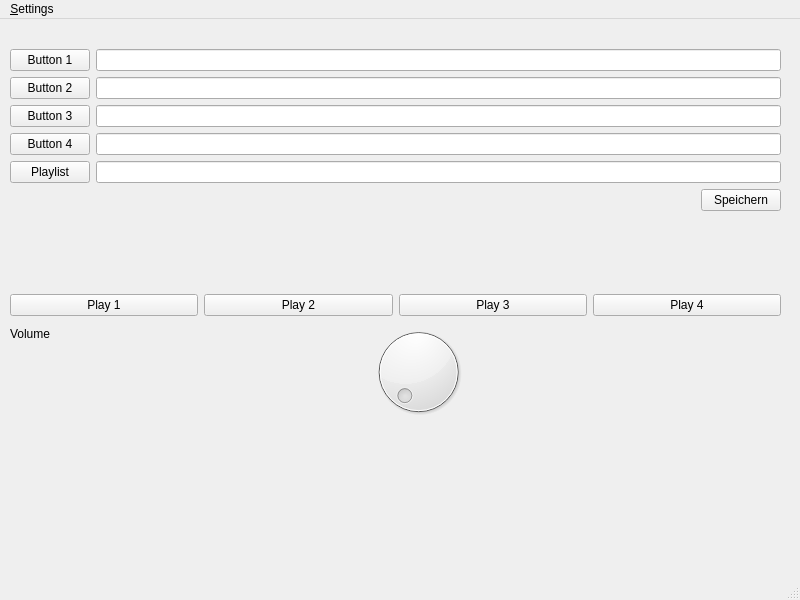
<?xml version="1.0" encoding="UTF-8"?>
<ui version="4.0">
 <class>MainWindow</class>
 <widget class="QMainWindow" name="MainWindow">
  <property name="geometry">
   <rect>
    <x>0</x>
    <y>0</y>
    <width>800</width>
    <height>600</height>
   </rect>
  </property>
  <property name="windowTitle">
   <string>Nippelboard</string>
  </property>
  <widget class="QWidget" name="centralwidget">
   <widget class="QWidget" name="verticalLayoutWidget">
    <property name="geometry">
     <rect>
      <x>10</x>
      <y>30</y>
      <width>771</width>
      <height>511</height>
     </rect>
    </property>
    <layout class="QVBoxLayout" name="verticalLayout">
     <item>
      <layout class="QFormLayout" name="formLayout">
       <property name="fieldGrowthPolicy">
        <enum>QFormLayout::AllNonFixedFieldsGrow</enum>
       </property>
       <item row="0" column="0">
        <widget class="QPushButton" name="pushButton">
         <property name="text">
          <string>Button 1</string>
         </property>
        </widget>
       </item>
       <item row="0" column="1">
        <widget class="QLineEdit" name="lineEdit"/>
       </item>
       <item row="1" column="0">
        <widget class="QPushButton" name="pushButton_2">
         <property name="text">
          <string>Button 2</string>
         </property>
        </widget>
       </item>
       <item row="1" column="1">
        <widget class="QLineEdit" name="lineEdit_2"/>
       </item>
       <item row="2" column="0">
        <widget class="QPushButton" name="pushButton_3">
         <property name="text">
          <string>Button 3</string>
         </property>
        </widget>
       </item>
       <item row="2" column="1">
        <widget class="QLineEdit" name="lineEdit_3"/>
       </item>
       <item row="3" column="0">
        <widget class="QPushButton" name="pushButton_4">
         <property name="text">
          <string>Button 4</string>
         </property>
        </widget>
       </item>
       <item row="3" column="1">
        <widget class="QLineEdit" name="lineEdit_4"/>
       </item>
       <item row="4" column="0">
        <widget class="QPushButton" name="playlistButton">
         <property name="text">
          <string>Playlist</string>
         </property>
        </widget>
       </item>
       <item row="4" column="1">
        <widget class="QLineEdit" name="playlistEdit"/>
       </item>
       <item row="5" column="1">
        <layout class="QGridLayout" name="gridLayout">
         <item row="1" column="1">
          <spacer name="horizontalSpacer">
           <property name="orientation">
            <enum>Qt::Horizontal</enum>
           </property>
           <property name="sizeHint" stdset="0">
            <size>
             <width>40</width>
             <height>20</height>
            </size>
           </property>
          </spacer>
         </item>
         <item row="1" column="2">
          <widget class="QPushButton" name="saveButton">
           <property name="sizePolicy">
            <sizepolicy hsizetype="Fixed" vsizetype="Fixed">
             <horstretch>0</horstretch>
             <verstretch>0</verstretch>
            </sizepolicy>
           </property>
           <property name="text">
            <string>Speichern</string>
           </property>
          </widget>
         </item>
        </layout>
       </item>
      </layout>
     </item>
     <item>
      <layout class="QHBoxLayout" name="horizontalLayout_2">
       <item>
        <widget class="QPushButton" name="play0Button">
         <property name="text">
          <string>Play 1</string>
         </property>
        </widget>
       </item>
       <item>
        <widget class="QPushButton" name="play1Button">
         <property name="text">
          <string>Play 2</string>
         </property>
        </widget>
       </item>
       <item>
        <widget class="QPushButton" name="play2Button">
         <property name="text">
          <string>Play 3</string>
         </property>
        </widget>
       </item>
       <item>
        <widget class="QPushButton" name="play3Button">
         <property name="text">
          <string>Play 4</string>
         </property>
        </widget>
       </item>
      </layout>
     </item>
     <item>
      <layout class="QFormLayout" name="formLayout_2">
       <item row="0" column="0">
        <widget class="QLabel" name="label_2">
         <property name="text">
          <string>Volume</string>
         </property>
        </widget>
       </item>
       <item row="0" column="1">
        <widget class="QDial" name="volumeDial">
         <property name="maximum">
          <number>100</number>
         </property>
        </widget>
       </item>
      </layout>
     </item>
    </layout>
   </widget>
   <widget class="QLabel" name="label">
    <property name="geometry">
     <rect>
      <x>450</x>
      <y>570</y>
      <width>57</width>
      <height>15</height>
     </rect>
    </property>
    <property name="text">
     <string>TextLabel</string>
    </property>
   </widget>
  </widget>
  <widget class="QMenuBar" name="menubar">
   <property name="geometry">
    <rect>
     <x>0</x>
     <y>0</y>
     <width>800</width>
     <height>20</height>
    </rect>
   </property>
   <widget class="QMenu" name="menu_Settings">
    <property name="title">
     <string>&amp;Settings</string>
    </property>
    <addaction name="actionSerial_Connection"/>
   </widget>
   <addaction name="menu_Settings"/>
  </widget>
  <widget class="QStatusBar" name="statusbar"/>
  <action name="actionSerial_Connection">
   <property name="text">
    <string>Serial Connection</string>
   </property>
  </action>
 </widget>
 <resources/>
 <connections/>
</ui>
